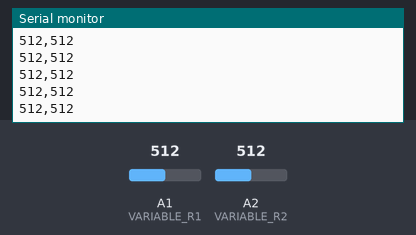
A sketch run on a simulated Arduino Uno, built with avr-gcc and run on an emulated ATmega328P. Shown: the last lines printed to the serial monitor. The test bench sets the inputs (shaded band); at power-on: A2 (VARIABLE_R2) = 512, A1 (VARIABLE_R1) = 512.

Above: at 2.7 s.
2.8 s: A2 (VARIABLE_R2) set to 11
At 3.3 s:
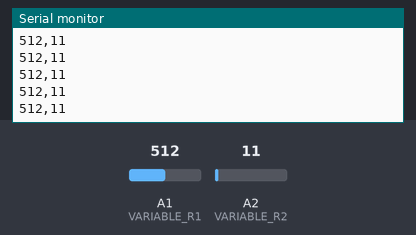
4.3 s: A2 (VARIABLE_R2) set to 8
At 5.1 s:
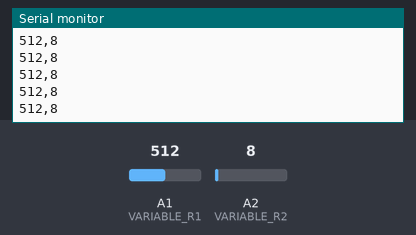
5.8 s: A2 (VARIABLE_R2) set to 989
At 6.3 s:
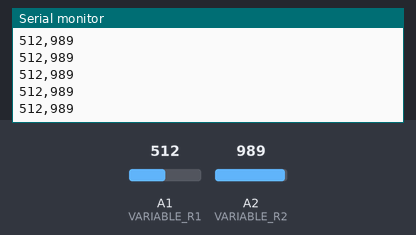
7.3 s: A2 (VARIABLE_R2) set to 1015
At 7.8 s:
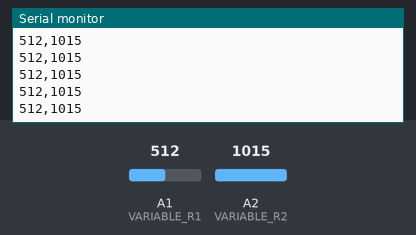
8.8 s: A1 (VARIABLE_R1) set to 984
At 9.3 s:
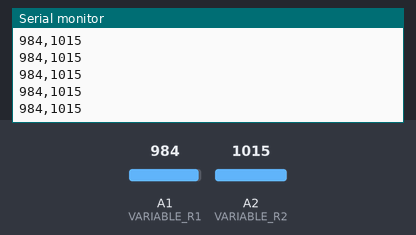
10.3 s: A1 (VARIABLE_R1) set to 1010
At 11.3 s:
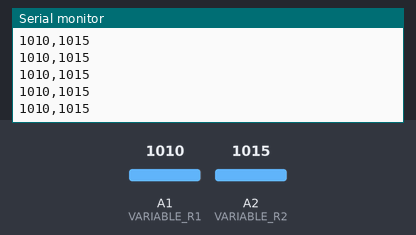
Timing chart, 0 to 13.3 s (numbered marks = the images above; inputs shaded):
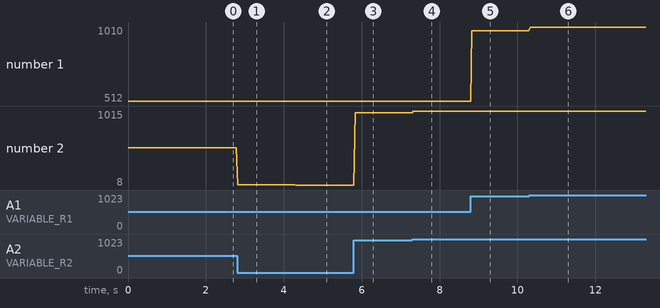

The sketch:

ex11_09_a.ino
```cpp
// 아두이노: 가변저항 2개 값 송신 3

#define VARIABLE_R1 A1
#define VARIABLE_R2 A2

void setup() {
  pinMode(VARIABLE_R1, INPUT);
  pinMode(VARIABLE_R2, INPUT);
  Serial.begin(9600);
}

void loop() {
  int value1 = analogRead(VARIABLE_R1);
  int value2 = analogRead(VARIABLE_R2);
  Serial.print(value1);
  Serial.print(",");
  Serial.println(value2);
  delay(30);
}
```

Measured:
- after the input at 2.8 s, the serial monitor: prints a new line at once (image 1)
- after the input at 4.3 s, the serial monitor: prints a new line at once (image 2)
- after the input at 5.8 s, the serial monitor: prints a new line at once (image 3)
- after the input at 7.3 s, the serial monitor: prints a new line at once (image 4)
- after the input at 8.8 s, the serial monitor: prints a new line at once (image 5)
- after the input at 10.3 s, the serial monitor: prints a new line at once (image 6)
- plotted number 1: 512 → 984 after the input at 8.8 s, 984 → 1010 after the input at 10.3 s
- plotted number 2: 512 → 11 after the input at 2.8 s, 11 → 8 after the input at 4.3 s, 8 → 989 after the input at 5.8 s, 989 → 1015 after the input at 7.3 s
